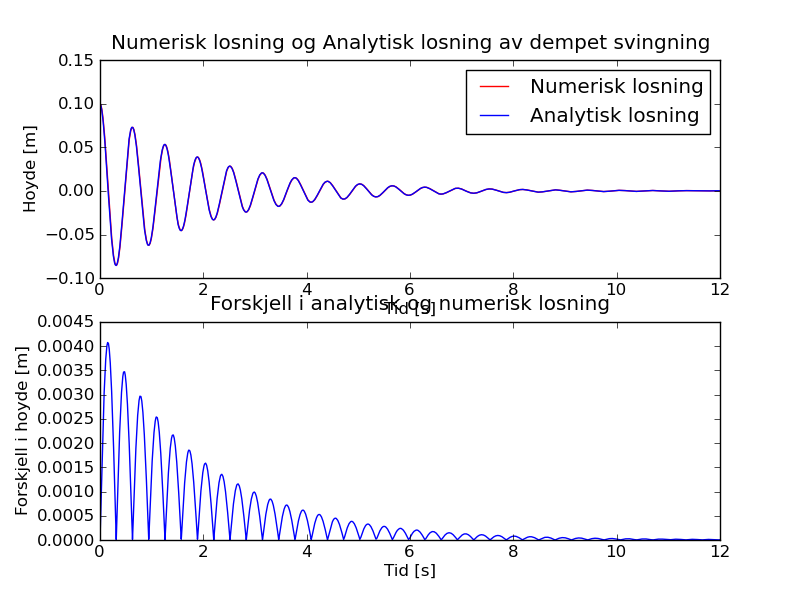

Recreate this plot in Python.
from scitools.std import *
from Generell import *
from matplotlib.pyplot import *

t, z, v = generell(b=0.1, k = 10, m = 0.1)

#Vi regner dette analytisk for underkritisk demping
#Her er A initialbetingelsen for z = 0.1
A = 0.1
b = 0.1
m = 0.1
k = 10
omega = sqrt(k/m)
gamma = b/(2*m)
omega_ = sqrt(omega**2-gamma**2)
z_a = exp(-gamma*t)*A*cos(omega_*t)

# Vi plotter :)
subplot(2,1,1)
plot(t, z,'-r', t, z_a,'-b')
xlabel('Tid [s]')
ylabel('Hoyde [m]')
title('Numerisk losning og Analytisk losning av dempet svingning')
legend(['Numerisk losning', 'Analytisk losning'])


subplot(2,1,2)
plot(t,abs(z-z_a))
xlabel('Tid [s]')
ylabel('Forskjell i hoyde [m]')
title('Forskjell i analytisk og numerisk losning')
savefig('oppgA.png')
show()

